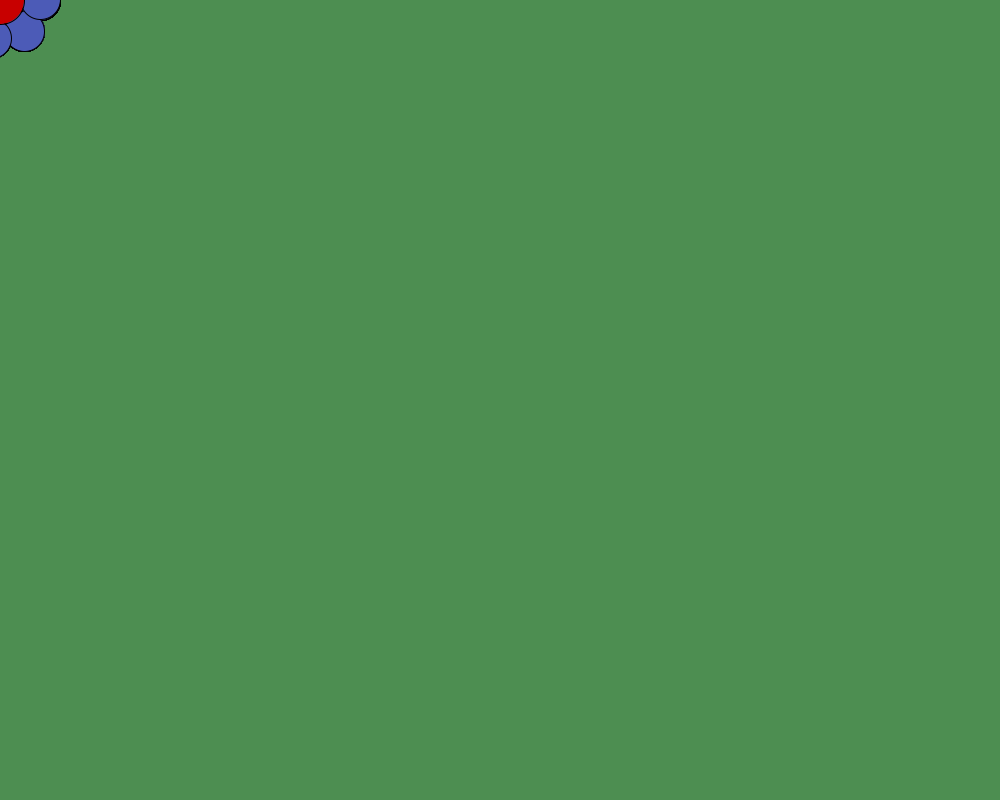
Frame 1 (no input)
Frame 60 (the mouse pressed at the canvas centre just before this capture): identical to frame 1, image omitted
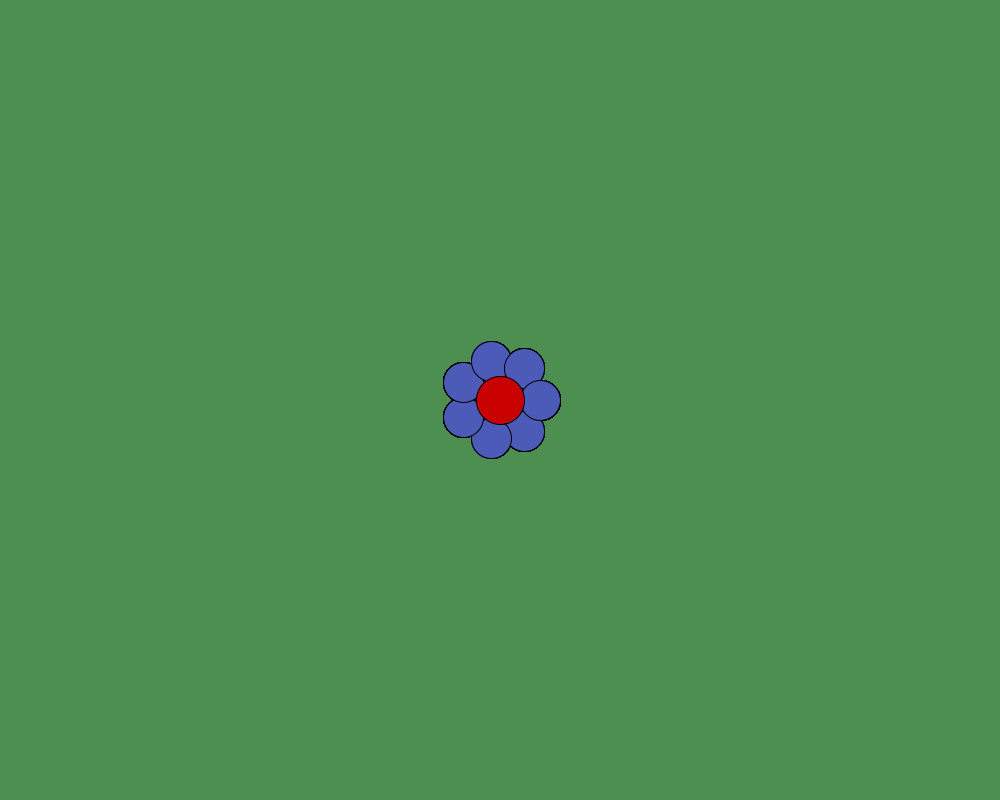
Frame 120 (the mouse held since frame 60 and released just before this capture)

The Processing sketch that drew these frames (run headless with seeded random() and noise(); from frame 60 on, the mouse is pressed at the canvas centre):

// Processing sketch: Snake
// ── Snake.pde
int arrnum = 30; //array number 
Flower[] myFlower1 = new Flower[arrnum]; //array of flowers
int[] x = new int[arrnum];
int[] y = new int[arrnum];
int indexpos = 0; //array's index position


void setup() { 
  size(1000, 800);
}

void draw() {
  background(#4D8E51);
  
  x[indexpos] = mouseX; //array of previous mouseX positions
  y[indexpos] = mouseY; //array of previous mouseY positions
  
  indexpos = (indexpos + 1) % arrnum; //makes the shift in array number for x and y (mouseX and mouseY
  
  for (int j=0; j < arrnum; j++){
    int position = (indexpos + j) % arrnum; //makes a shift in the array number for the flower
    
    myFlower1[position] = new Flower (x[position], y[position]); //creates flowers according to their array numbers
    myFlower1[position].display();
  }
} 

// ── Flower_Class.pde
class Flower {

  float r=40; // radius of the flower
  int n_petals = 7; //number of petals
  float x; //x coordinate of the flower
  float y; //y coordinate of the flower


  Flower(float temp_x, float temp_y) { //placeholders
    x=temp_x;
    y=temp_y;
  }


  void display() {
    float flowerX; //X coordinate of flower's petals
    float flowerY; //Y coordinate of flower's petals

    fill(#4C5BB7);
    for (float i=0; i<PI*2; i+=2*PI/n_petals) { //making the flower's petals
      flowerX=x + r*cos(i);
      flowerY=y + r*sin(i);
      ellipse(flowerX, flowerY, r, r);
    }

    fill(200, 0, 0);
    ellipse(x, y, r*1.2, r*1.2);
  }
}
